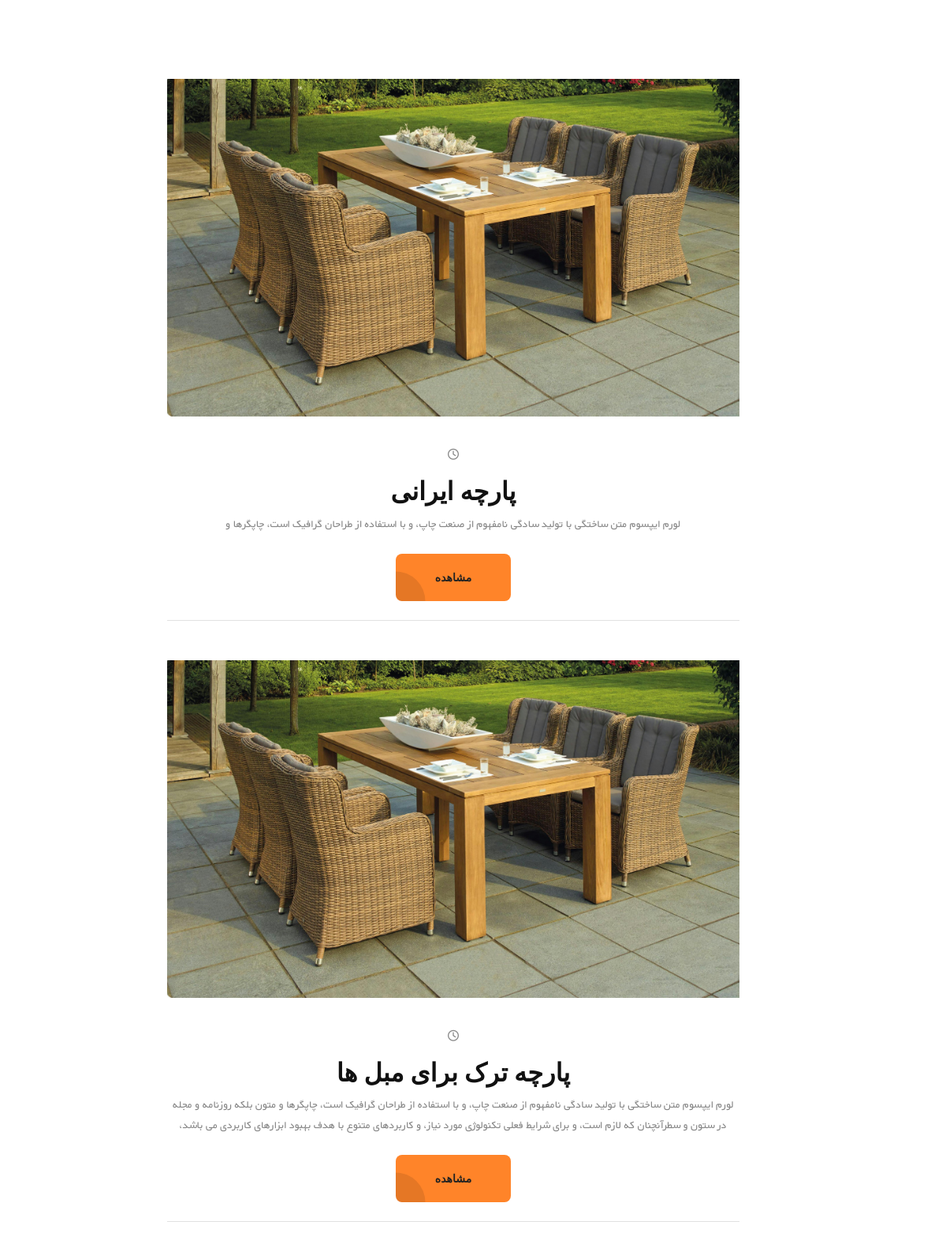
The app's page /blogs/ with its own data.
### blogs/models.py (models this page shows, shortened)
class Blog(models.Model):
    title = models.CharField(
        max_length=200,
        verbose_name='عنوان'
    )
    short_description = models.TextField(
        verbose_name='توضیح کوتاه'
    )
    full_description = models.TextField(
        verbose_name='توضیح کامل'
    )
    image = models.ImageField(
        upload_to='blogs/',
        verbose_name='تصویر'
    )
    published_at = models.DateTimeField(
        default=timezone.now,
        verbose_name='تاریخ انتشار'
    )
    class Meta:
        verbose_name = 'وبلاگ'
        verbose_name_plural = 'وبلاگ‌ها'
        ordering = ['-published_at']
    def get_jalali_date(self):
        return datetime2jalali(self.published_at).strftime('%d %b %Y')

### blogs/views.py (the view)
# urls.py: path('', views.blog_list, name='blog_list'),
def blog_list(request):
    blogs = Blog.objects.all().order_by('-published_at')
    return render(request, 'blogs/blogs_list.html', {'blogs': blogs})

### blogs/templates/blogs/blogs_list.html
{% extends 'shared/_layout.html' %}
{% block content %}
<section class="blog-area mt-100 mb-50 text-center" dir="rtl">
    <div class="container custom-container">
        <div class="row justify-content-center">
            <div class="col-xl-8 col-lg-8">
                <div class="blog__wrapper pr-50">
                    {% for blog in blogs %}
                    <div class="blog-wrap blog-item mb-50">
                        <div class="blog-thumb">
                            <img src="{{ blog.image.url }}" alt="{{ blog.title }}">
                        </div>
                        <div class="blog-details mt-35">
                            <ul class="blog-meta">
                                <li><i class="fal fa-clock"></i> {{ blog.get_jalali_date }}</li>
                            </ul>
                            <h3 class="blog-title">
                                <a href="{% url 'blog_details' blog.id %}">{{ blog.title }}</a>
                            </h3>
                            <p>{{ blog.short_description }}</p>
                            <div class="blog-btn mt-25">
                                <a href="{% url 'blog_details' blog.id %}" class="btn-tp">مشاهده</a>
                            </div>
                             <hr>
                        </div>
                    </div>
                    {% endfor %}
                </div>
            </div>
        </div>
    </div>
</section>
{% endblock %}

### static/css/default.css (style rules this page uses)
.mt-25 { margin-top:25px }
.mt-35 { margin-top:35px }
.mt-100 { margin-top:100px }
.mb-50 { margin-bottom:50px }
.pr-50 { padding-right:50px }

### records on screen
Blog: image (picture), title "پارچه ایرانی", short_description "لورم ایپسوم متن ساختگی با تولید سادگی نامفهوم از صنعت چاپ، و با استفاده از طراحان گرافیک است، چاپگرها و"
Blog: image (picture), title "پارچه ترک برای مبل ها", short_description "لورم ایپسوم متن ساختگی با تولید سادگی نامفهوم از صنعت چاپ، و با استفاده از طراحان گرافیک است، چاپگرها و متون بلکه روزنامه و مجله در ستون و سطرآنچنان که لازم است، و برای شرایط فعلی تکنولوژی مورد نیاز، و کاربردهای متنوع با هدف بهبود ابزارهای کاربردی می باشد،"
